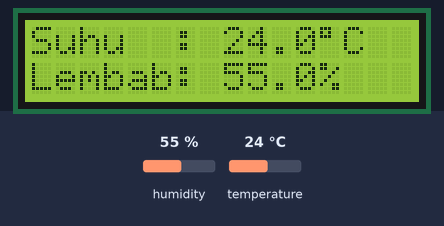
Simulated run of this program. Board: ESP32. Shown: 16×2 character LCD. The test bench sets the inputs (shaded band); at power-on: humidity 55 %, temperature 24 °C. Storage starts empty; what the program prints to the serial monitor is not drawn.

Above: at 2.8 s.
2.9 s: humidity set to 22 %
At 4.7 s:
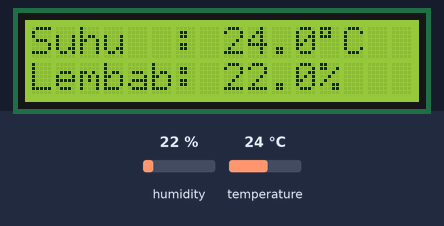
5.7 s: temperature set to 12 °C
At 7.0 s:
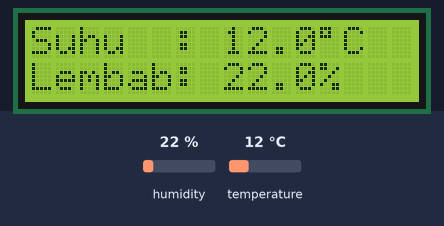
8.4 s: humidity set to 40 %
At 11.6 s:
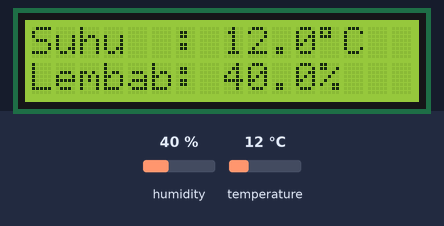
11.9 s: temperature set to 19 °C
At 13.7 s:
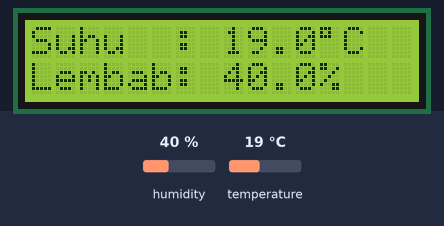
Timing chart, 0 to 15.2 s (numbered marks = the images above; inputs shaded):
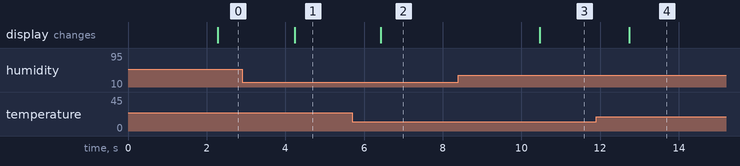

The program:

main.cpp
```cpp
#include <Arduino.h>
#include <Wire.h>
#include <LiquidCrystal_I2C.h>
#include <DHT.h>
#include <FS.h>
#include <SD.h>
#include <SPI.h>

// Definisi Pin Hardware
#define DHTPIN 4
#define DHTTYPE DHT22
#define SD_CS 5

// Inisialisasi Perangkat
DHT dht(DHTPIN, DHTTYPE);
LiquidCrystal_I2C lcd(0x27, 16, 2);

// Struktur Data untuk Antrean (Queue) FreeRTOS
struct DataSensor {
  float suhu;
  float kelembaban;
};

// Handle Queue
QueueHandle_t dataQueue;
bool sdCardReady = false;

// Prototipe Task FreeRTOS
void taskLCD(void *pvParameters);
void taskDHT(void *pvParameters);
void taskSDAndSerial(void *pvParameters);

// Fungsi untuk membaca dan menampilkan spesifikasi SD Card
void tampilkanSpesifikasiSD() {
  uint8_t cardType = SD.cardType();

  Serial.println("\n========== SPESIFIKASI SD CARD ==========");

  // 1. Cek Tipe Kartu
  Serial.print("Tipe SD Card: ");
  if(cardType == CARD_MMC){
    Serial.println("MMC");
  } else if(cardType == CARD_SD){
    Serial.println("SDSC (Standard Capacity)");
  } else if(cardType == CARD_SDHC){
    Serial.println("SDHC (High Capacity)");
  } else {
    Serial.println("UNKNOWN (Tidak Dikenali)");
  }

  // 2. Cek Ukuran/Kapasitas Total & Sisa Memori
  uint64_t cardSize = SD.cardSize() / (1024 * 1024);
  uint64_t totalBytes = SD.totalBytes() / (1024 * 1024);
  uint64_t usedBytes = SD.usedBytes() / (1024 * 1024);

  Serial.printf("Kapasitas Card : %llu MB\n", cardSize);
  Serial.printf("Total Partisi  : %llu MB\n", totalBytes);
  Serial.printf("Memori Terpakai: %llu MB\n", usedBytes);
  Serial.printf("Sisa Memori    : %llu MB\n", (totalBytes - usedBytes));
  Serial.println("=========================================\n");
}

void setup() {
  Serial.begin(115200);

  // 1. Inisialisasi Sensor DHT22
  dht.begin();

  // 2. Inisialisasi LCD
  lcd.init();
  lcd.backlight();
  lcd.setCursor(0, 0);
  lcd.print("Mulai Sistem...");
  lcd.setCursor(0, 1);
  lcd.print("Membaca Sensor..");

  // 3. Inisialisasi SD Card
  if(!SD.begin(SD_CS)){
    Serial.println("\n[HARDWARE ERROR] Gagal menginisialisasi SD Card!");
    Serial.println("[SOLUSI] Pastikan MicroSD sudah diformat ke FAT32 & kabel VCC terhubung ke 5V.\n");
    sdCardReady = false;
  } else {
    Serial.println("[SUCCESS] SD Card Berhasil diinisialisasi.");
    sdCardReady = true;

    // Panggil fungsi untuk menampilkan spesifikasi kartu ke Serial Monitor
    tampilkanSpesifikasiSD();

    // Buat file baru dengan header CSV jika belum ada
    File file = SD.open("/data.csv", FILE_APPEND);
    if(file) {
      if(file.size() == 0) {
        file.println("Timestamp(ms),Suhu(C),Kelembaban(%)");
      }
      file.close();
    }
  }

  // Membuat Queue dengan kapasitas penyimpanan 5 elemen data
  dataQueue = xQueueCreate(5, sizeof(DataSensor));

  if (dataQueue != NULL) {
    // Task LCD - Prioritas Tinggi (3) - Berjalan di Core 1
    xTaskCreatePinnedToCore(taskLCD, "Task LCD", 2048, NULL, 3, NULL, 1);

    // Task DHT - Prioritas Sedang (2) - Berjalan di Core 1
    xTaskCreatePinnedToCore(taskDHT, "Task DHT", 2048, NULL, 2, NULL, 1);

    // Task SD & Serial - Prioritas Rendah (1) - Berjalan di Core 0
    xTaskCreatePinnedToCore(taskSDAndSerial, "Task SD Serial", 3072, NULL, 1, NULL, 0);

    Serial.println("Sistem FreeRTOS Siap.");
  } else {
    Serial.println("Gagal membuat Queue!");
  }
}

void loop() {
  vTaskDelete(NULL);
}

/* ========================================================================
   1. TASK LCD (PRIORITAS TINGGI)
   Murni hanya menampilkan data real-time dari sensor DHT22 ke layar LCD
   ======================================================================== */
void taskLCD(void *pvParameters) {
  DataSensor dataLCD;
  for (;;) {
    if (xQueuePeek(dataQueue, &dataLCD, pdMS_TO_TICKS(100)) == pdPASS) {
      lcd.setCursor(0, 0);
      lcd.print("Suhu  : ");
      lcd.print(dataLCD.suhu, 1);
      lcd.print((char)223);
      lcd.print("C    ");

      lcd.setCursor(0, 1);
      lcd.print("Lembab: ");
      lcd.print(dataLCD.kelembaban, 1);
      lcd.print("%    ");
    }
    vTaskDelay(pdMS_TO_TICKS(250));
  }
}

/* ========================================================================
   2. TASK DHT (PRIORITAS SEDANG)
   Membaca sensor DHT22 dan mengirimkan datanya ke dalam Queue
   ======================================================================== */
void taskDHT(void *pvParameters) {
  DataSensor dataBaru;
  for (;;) {
    float h = dht.readHumidity();
    float t = dht.readTemperature();

    if (!isnan(h) && !isnan(t)) {
      dataBaru.suhu = t;
      dataBaru.kelembaban = h;

      if (xQueueSend(dataQueue, &dataBaru, 0) != pdPASS) {
        DataSensor dummy;
        xQueueReceive(dataQueue, &dummy, 0);
        xQueueSend(dataQueue, &dataBaru, 0);
      }
    } else {
      Serial.println("[ERROR] Gagal membaca sensor DHT22!");
    }
    vTaskDelay(pdMS_TO_TICKS(2000));
  }
}

/* ========================================================================
   3. TASK SD CARD & SERIAL MONITOR (PRIORITAS RENDAH)
   Menampilkan data ke Serial Monitor dan menyimpannya ke format data.csv
   ======================================================================== */
void taskSDAndSerial(void *pvParameters) {
  DataSensor dataLog;
  for (;;) {
    if (xQueueReceive(dataQueue, &dataLog, pdMS_TO_TICKS(200)) == pdPASS) {

      unsigned long waktuSekarang = millis();

      // 1. Tampilkan Log Data ke Serial Monitor
      Serial.print("[LOG Serial] Waktu: ");
      Serial.print(waktuSekarang);
      Serial.print(" ms | Suhu: ");
      Serial.print(dataLog.suhu, 1);
      Serial.print(" C | Kelembaban: ");
      Serial.print(dataLog.kelembaban, 1);
      Serial.println(" %");

      // 2. Tulis data ke SD Card
      if (sdCardReady) {
        File file = SD.open("/data.csv", FILE_APPEND);
        if (file) {
          file.print(waktuSekarang);
          file.print(",");
          file.print(dataLog.suhu, 1);
          file.print(",");
          file.println(dataLog.kelembaban, 1);
          file.close();
        } else {
          Serial.println("[WARNING] Gagal membuka file data.csv untuk menulis data!");
        }
      }
    }
    vTaskDelay(pdMS_TO_TICKS(2500));
  }
}
```

Measured:
- after the input at 2.9 s, the display: changes after 1.3 s (image 1)
- after the input at 5.7 s, the display: changes after 0.73 s (image 2)
- after the input at 8.4 s, the display: changes after 2.1 s (image 3)
- after the input at 11.9 s, the display: changes after 0.84 s (image 4)
